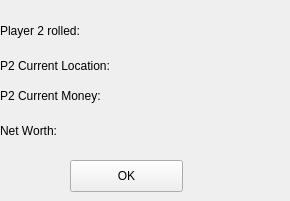
     <widget class="QWidget" name="page_14r">
      <widget class="QLabel" name="label_116">
       <property name="geometry">
        <rect>
         <x>0</x>
         <y>50</y>
         <width>171</width>
         <height>31</height>
        </rect>
       </property>
       <property name="text">
        <string>P2 Current Location:</string>
       </property>
      </widget>
      <widget class="QLabel" name="label_117">
       <property name="geometry">
        <rect>
         <x>0</x>
         <y>80</y>
         <width>111</width>
         <height>31</height>
        </rect>
       </property>
       <property name="text">
        <string>P2 Current Money:</string>
       </property>
      </widget>
      <widget class="QPushButton" name="pushButton_r1_6">
       <property name="geometry">
        <rect>
         <x>70</x>
         <y>160</y>
         <width>113</width>
         <height>32</height>
        </rect>
       </property>
       <property name="text">
        <string>OK</string>
       </property>
      </widget>
      <widget class="QLabel" name="label_r2_6">
       <property name="geometry">
        <rect>
         <x>130</x>
         <y>50</y>
         <width>151</width>
         <height>31</height>
        </rect>
       </property>
       <property name="text">
        <string/>
       </property>
      </widget>
      <widget class="QLabel" name="label_r1_6">
       <property name="geometry">
        <rect>
         <x>130</x>
         <y>20</y>
         <width>61</width>
         <height>31</height>
        </rect>
       </property>
       <property name="text">
        <string/>
       </property>
      </widget>
      <widget class="QLabel" name="label_r3_6">
       <property name="geometry">
        <rect>
         <x>140</x>
         <y>80</y>
         <width>131</width>
         <height>31</height>
        </rect>
       </property>
       <property name="text">
        <string/>
       </property>
      </widget>
      <widget class="QLabel" name="label_118">
       <property name="geometry">
        <rect>
         <x>0</x>
         <y>10</y>
         <width>101</width>
         <height>41</height>
        </rect>
       </property>
       <property name="text">
        <string>Player 2 rolled:</string>
       </property>
      </widget>
      <widget class="QLabel" name="label_237">
       <property name="geometry">
        <rect>
         <x>0</x>
         <y>110</y>
         <width>101</width>
         <height>41</height>
        </rect>
       </property>
       <property name="text">
        <string>Net Worth:</string>
       </property>
      </widget>
      <widget class="QLabel" name="label_r3_18">
       <property name="geometry">
        <rect>
         <x>100</x>
         <y>110</y>
         <width>131</width>
         <height>31</height>
        </rect>
       </property>
       <property name="text">
        <string/>
       </property>
      </widget>
     </widget>
